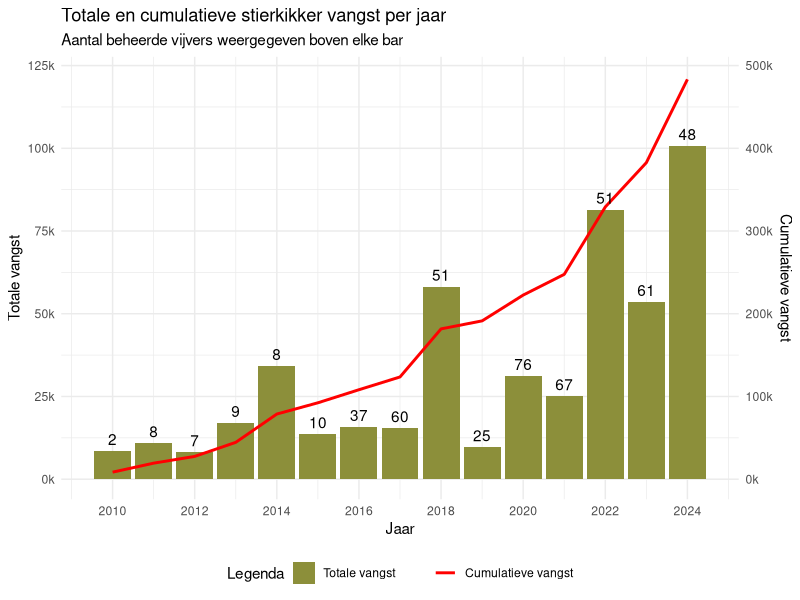

Recreate this plot in R.
## ---- chunk 1
library(tidyverse)
## ---- chunk 2
afvangsten_per_fuik_combined <- read_csv("interim/afvangsten_per_fuik_combined.csv")
## ---- chunk 3
afvangsten_per_fuik_combined %>%
  group_by(Jaar) %>%
  summarise(totaal_vangst = sum(totaal_fuik, na.rm = TRUE),
            aantal_vijvers = n_distinct(locationID)) %>%
  ungroup() %>% 
  mutate(cum_vangst = cumsum(totaal_vangst)) %>% 
  ggplot(aes(x = Jaar, y = totaal_vangst)) +
  geom_bar(aes(fill = "Totale vangst"), 
           stat = "identity") +
  geom_line(aes(y = cum_vangst/4, color = "Cumulatieve vangst"),
            linewidth = 1) +
  geom_text(aes(y = totaal_vangst, label = aantal_vijvers), vjust = -0.5)  +
  scale_y_continuous(
    name = "Totale vangst",
    labels = function(x) paste0(x/1000, "k"),
    sec.axis = sec_axis(~.*4, 
                        name = "Cumulatieve vangst", 
                        labels = function(x) paste0(x/1000, "k"),
                        breaks = seq(0, 500000, by = 100000))
  ) +
  scale_x_continuous(
    limits = c(2009.5, 2024.5),
    breaks = seq(2010, 2024, by = 2)
  ) +
  scale_fill_manual(values = c("Totale vangst" = "#8C8F3A"), 
                    name = "Legenda") + # Naam van de legenda instellen
  scale_color_manual(values = c("Cumulatieve vangst" = "red"),
                     name = "") + # Naam van de legenda instellen
  theme_minimal() +
  theme(legend.position = "bottom", # Legenda onder de grafiek
        legend.title = element_text(hjust = 0.5)) + # Centraal uitlijnen van de legendatitel
  labs(title = "Totale en cumulatieve stierkikker vangst per jaar",
       subtitle = "Aantal beheerde vijvers weergegeven boven elke bar") +
  guides(fill = guide_legend(order = 1), # Volgorde van de legenda items
         color = guide_legend(order = 2)) # Volgorde van de legenda items
